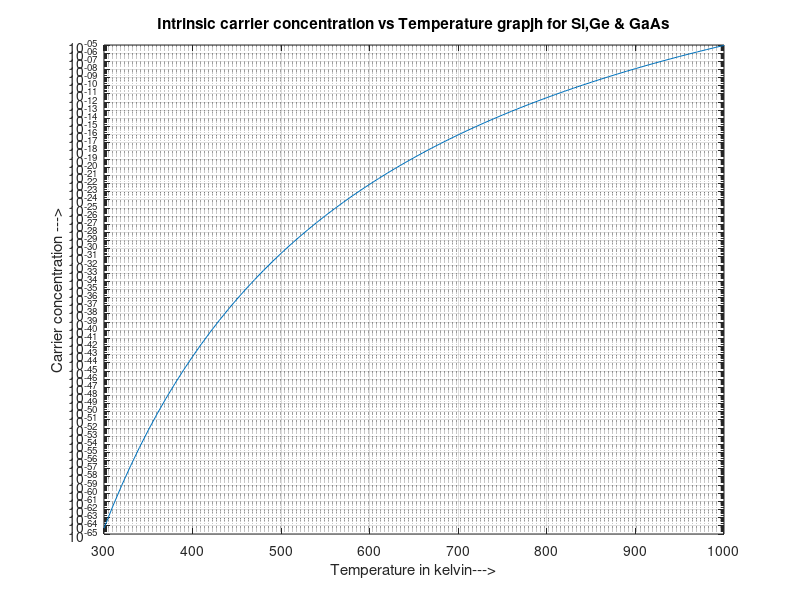

Source code (MATLAB):
E = input('Enter the value of Energy');
Nc = 2.8e19;
Nv = 1e19;

t = 300:10:1000;
a = (((Nc*Nv).^0.5)/((300).^1.5)); 
b =t.^1.5;
c =exp(-(E.*300)./(0.026.*t));
ni = a.*b.*c;
semilogy(t,ni);
xlabel('Temperature in kelvin--->');
ylabel('Carrier concentration --->');
title('Intrinsic carrier concentration vs Temperature grapjh for Si,Ge & GaAs');
hold on;
grid on;
